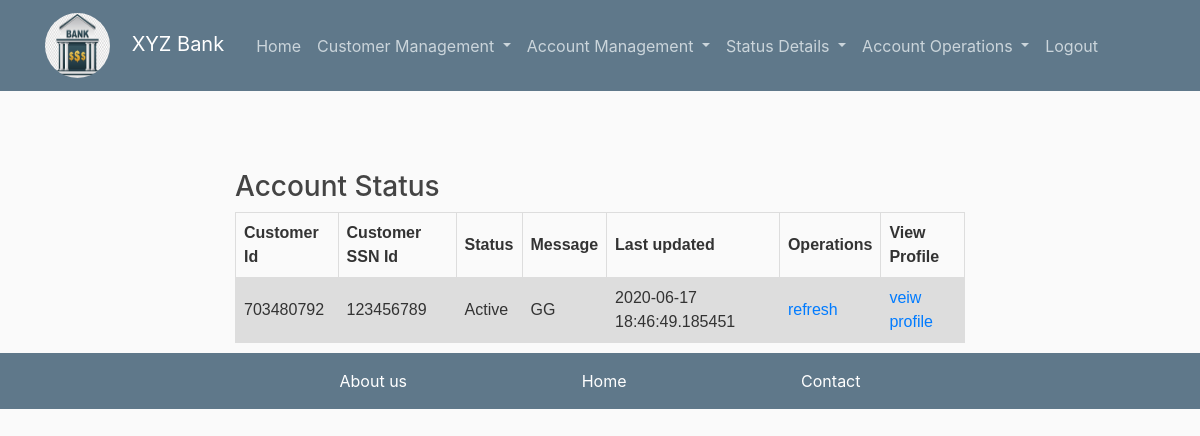
/status/acc (signed in), run on the app's committed database.
### flaskblog/models.py (models this page shows, shortened)
class Account(db.Model):
    __tablename__ = 'account'
    aid = db.Column(db.Integer, primary_key=True)
    acid=db.Column(db.Integer,db.ForeignKey('customer.cid'))
    accounttype= db.Column(db.String(100), unique=True, nullable=False)
    balance = db.Column(db.Integer,nullable=False )
    status = db.Column(db.String(100),nullable= False)
    last_updated = db.Column(db.DateTime,nullable = False, default = datetime.utcnow)
    operation = db.relationship('Accountoperation', backref='account', lazy='dynamic', primaryjoin="and_(Account.accounttype==Accountoperation.aaccounttype,Account.aid==Accountoperation.aaid)")
    customerrelo=db.relationship('Customer',backref='acc',lazy=True)

class Customer(db.Model):
    __tablename__ = 'customer'
    id = db.Column(db.Integer, primary_key=True)
    cid = db.Column(db.Integer, unique=True, )
    ssnid = db.Column(db.Integer,unique=True, nullable=False, )
    name = db.Column(db.String(20), nullable=False)
    age = db.Column(db.String(100), nullable=False)
    address = db.Column(db.String(100), nullable=False)
    city = db.Column(db.String(100), nullable=False)
    state= db.Column(db.String(100), nullable=False)
    status = db.Column(db.String(100),nullable= False)
    last_updated = db.Column(db.DateTime,nullable = False, default = datetime.utcnow)
    customerstatus = db.relationship('Customerstatus', backref='customer', lazy='dynamic',primaryjoin="and_(Customer.ssnid==Customerstatus.cssnid,Customer.cid==Customerstatus.ccid,Customer.status==Customerstatus.cstatus)")
    operation = db.relationship('Accountoperation', backref='customer', lazy='dynamic', primaryjoin="and_(Customer.cid==Accountoperation.ccid,Customer.status==Accountoperation.cstatus)")
    accountrelo=db.relationship('Account',backref='custm',lazy=True)

### flaskblog/routes.py (the view)
@app.route("/status/<tags>",methods=['POST','GET'])
@login_required
def status(tags):
    if tags=='cust':
        data=Customer.query.all()
    elif tags=='acc':
        data=Account.query.all()
    return render_template('customer/customer_accstatus.html',tag=tags,items=data,legend='Account statement' ,title='Withdraw')

### flaskblog/models.py (called while the page is built)
@login_manager.user_loader
def load_user(user_id):
    return User.query.get(int(user_id))

### flaskblog/templates/customer/customer_accstatus.html
{%extends 'layout.html'%}
{%block content%}
    {%if tag=="cust"%}
        <div><h3>
            Customer Status
        </h3></div>
        <div id="customertables" style="padding-bottom: 10px; display: block;">
            <table>
                <tr>
                <th>Customer Id</th>
                <th>Customer SSN Id</th>
                <th>Status</th>
                <th>Message</th>
                <th>Last updated</th>
                <th>Operations</th>
                <th>View Profile</th>
                </tr>
                {% for item in items%}
                    <tr>
                        <td>{{item.cid}}</td>
                        <td>{{item.ssnid}}</td>
                        <td>{{item.status}}</td>
                        <td>GG</td>
                        <td>{{item.last_updated}}</td>
                        <td><a href="#">refresh</a></td>
                        <td><a href="#">veiw profile</a></td>
                    </tr>
                {%endfor%}
            </table>
        </div>
    {%elif tag=='acc'%}
        <div><h3>
            Account Status
        </h3></div>
        <div id="accounttables" style="padding-bottom: 10px; display: block;">
            <table>
                <tr>
                <th>Customer Id</th>
                <th>Customer SSN Id</th>
                <th>Status</th>
                <th>Message</th>
                <th>Last updated</th>
                <th>Operations</th>
                <th>View Profile</th>
                </tr>
                {% for item in items%}
                    <tr>
                        <td>{{item.custm.cid}}</td>
                        <td>{{item.custm.ssnid}}</td>
                        <td>{{item.status}}</td>
                        <td>GG</td>
                        <td>{{item.last_updated}}</td>
                        <td><a href="#">refresh</a></td>
                        <td><a href="#">veiw profile</a></td>
                    </tr>
                {%endfor%}
            </table>
        </div>
    {%endif%}
{%endblock content%}

### flaskblog/static/main.css (style rules this page uses)
html,body { background: #fafafa; color: #333333; margin-top: 5rem; }
h1, h2, h3, h4, h5, h6 { color: #444444; }
table { font-family: arial, sans-serif; border-collapse: collapse; width: 100%; }
td, th { border: 1px solid #dddddd; text-align: left; padding: 8px; }
tr:nth-child(even) { background-color: #dddddd; }

### data on the page
Account: custm.cid "703480792", custm.ssnid "123456789", status "Active", last_updated "2020-06-17 18:46:49.185451"
